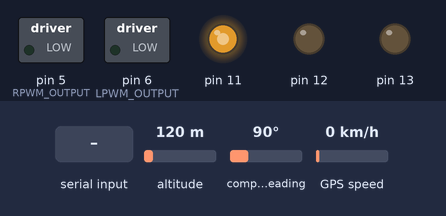
A sketch run on a simulated Arduino Mega 2560, built with avr-gcc and run on an emulated ATmega2560. On the bench: switched loads named in the sketch (green lamp = pin HIGH), output pins drawn as LEDs (lit = HIGH). The inputs (shaded band) are chosen by the test bench; at power-on: compass heading 90°, altitude 120 m, GPS speed 0 km/h. The GPS gets a fix after 3 s at 37.7749, -122.4194 with 8 satellites; what the sketch prints to the serial monitor is not drawn.

Above: at 12.1 s.
12.2 s: "5\n" received over the second serial link
At 23.4 s:
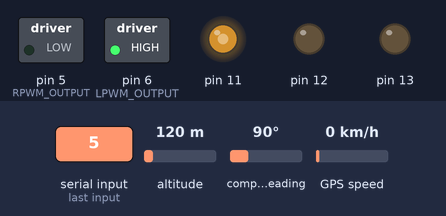
25.0 s: compass heading set to 7°
At 26.0 s:
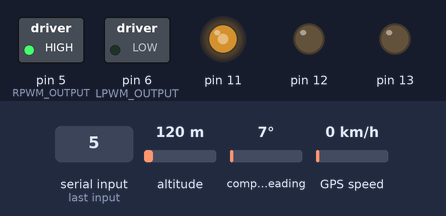
Timing chart, 0 to 28.0 s (numbered marks = the images above; inputs shaded):
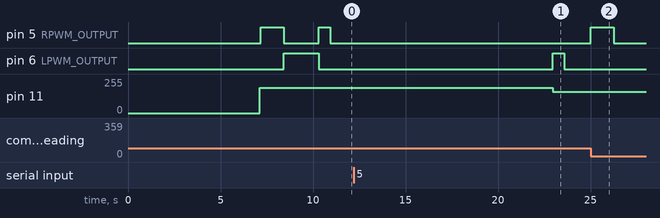

Measured:
- after the input at 12.2 s, pin 6 (LPWM_OUTPUT): LOW → HIGH after 10.8 s, → LOW 0.63 s later; pin 11: 190/255 → 158/255 after 10.8 s
- after the input at 25.0 s, pin 5 (RPWM_OUTPUT): LOW → HIGH at once, → LOW 1.3 s later

The sketch:

ibtikar_gps_selfdriving.ino
```cpp
// *************************************************START************************************************
// IBTIKAR GPS SELF DRIVING SYSTEM
// THIS SYSTEM IS BASICALLY WORKING ON SENSING FROM GPS AND
// GOING FOR A ROUTE (COMPSED OF ARRAY OF WAYPOINTS).
// PLUS, ADJUSTING READS BASED ON ARTIFICIAL INTELLIGENCE LOCALIZATION SYSTEM.
//==============================================================================
//============       CONNECTIONS ON ARDUINO MEGA 2560      =====================
//==============================================================================
//============ MODEULE  |   WIRE_COLOR    |    PIN NUMBER  =====================
//============ ------------------------------------------- =====================
//============  POWER   |     RED         |       3.3v     =====================
//============  POWER   |    BLACK        |       GND      =====================
//============  GPS     |    YELLOW       |       PIN8     =====================
//============  GPS     |    GREEN        |       PIN9     =====================
//============ COMPASS  |    WHITE        |      SCL21     =====================
//============ COMPASS  |    BLUE         |      SDA20     =====================
//============  SERVO   |    BLUE(1)      |       PIN5     =====================
//============  SERVO   |    move(2)      |       PIN6     =====================
//==============================================================================
// **************************************Libraries***********************************
#include <Wire.h> //I2C Arduino Library
#include <Adafruit_Sensor.h>
#include <Adafruit_HMC5883_U.h>
#include <SoftwareSerial.h>
#include <TinyGPS.h>
#include <math.h>
#include "waypoint.h"
// **************************************Global Constants***********************************
#define RX 9
#define TX 8
#define RxD 51
#define TxD 52
#define HEADING_TOLERANCE 6 // tolerance +/- (in degrees) within which we don't attempt to turn to intercept targetHeading
#define DEBUG YES // enable/disable debugging using serial port (displays diagnostic information)
// Once you have your heading, you must then add your 'Declination Angle', which is the 'Error' of the magnetic field in your location.
// Find yours here: http://www.magnetic-declination.com/
// Cedar Park, TX: Magnetic declination: 4° 11' EAST (POSITIVE);  1 degreee = 0.0174532925 radians
/*
Jeddah Makkah al Mukarramah
Latitude: 21° 31' 1" N
Longitude: 39° 13' 9" E
Magnetic declination: +3° 26'
Declination is POSITIVE (EAST)
Inclination: 30° 56'
Magnetic field strength: 40583.0 nT
*/
#define DEC_ANGLE 0.0524
#define D 5   // tolerance in meters to waypoint; once within this tolerance, will advance to the next waypoint
#define NUMBER_WAYPOINTS 5  // enter the numebr of way points here (will run from 0 to (n-1))
#define TURN_LEFT 1
#define TURN_RIGHT -1
#define TURN_STRAIGHT 0
#define WAYPOINT_DIST_TOLERANE 3

#define stop 0x0000
#define one 0x01FA
#define two 0x0279
#define three 0x02FA
#define four 0x037C
#define five 0x03FF

#define FAST_SPEED five
#define NORMAL_SPEED three
#define TURN_SPEED two
#define SLOW_SPEED one

#define RPWM_OUTPUT 5
#define LPWM_OUTPUT 6
// ***********************************Global STRUCTS & ENUMS********************************
enum directions {left = TURN_LEFT, right = TURN_RIGHT, straight = TURN_STRAIGHT};
// **************************************Global Variables***********************************
SoftwareSerial gpsSerial(RX, TX); // RX(9), TX(8)
SoftwareSerial blueToothSerial(RxD,TxD);
TinyGPS gps;
Adafruit_HMC5883_Unified compass = Adafruit_HMC5883_Unified(12345);
sensors_event_t compass_event;
int targetHeading; // where we want to go to reach current waypoint
int currentHeading; // where we are actually facing now
int headingError; // signed (+/-) difference between targetHeading and currentHeading
float currentLat,
      currentLong,
      oldLat,
      oldLong,
      targetLat,
      targetLong;
unsigned long age;
bool newGpsData = false;
int distanceToTarget,            // current distance to target (current waypoint)
    originalDistanceToTarget;    // distance to original waypoing when we started navigating to it
int waypointNumber = -1;            // current waypoint number; will run from 0 to (NUMBER_WAYPOINTS -1); start at -1 and gets initialized during setup()
waypoint waypointList[NUMBER_WAYPOINTS] = { waypoint(30.508302, -97.832624),
                                            waypoint(30.508085, -97.832494),
                                            waypoint(30.507715, -97.832357),
                                            waypoint(30.508422, -97.832760),
                                            waypoint(30.508518, -97.832665) };
directions turnDirection = straight;
int speed = NORMAL_SPEED;
int direction_m = 0;
int last_m = 0;
bool blu_read_done = false;
// **************************************Global Functions***********************************
void setupSerial(void);
void setupCompass(void);
void loopForever(void);
int readCompass(void);
float deg2rad(float deg);
void setupGPS(void);
float getDistanceFromLatLonInmeters(float lat1, float lon1, float lat2, float lon2);
bool hasGpsUpdate();
void processGPS(void);
int distanceToWaypoint();
int courseToWaypoint();
void calcDesiredTurn(void);
void moveBoat(void);
void setupPin11PWM(void);
void initMotorConfigs(void);
void setMotorDirection(directions d);
void setupBluetooth(void);
// **************************************Arduino Functions**********************************
void setup() {
  setupSerial();
  setupPin11PWM();
  setupCompass();
  setupGPS();
  delay(1000);
  Serial.println("Waiting gps");
  while(!hasGpsUpdate());
  setupBluetooth();
  // set motor to normal speed and straight direction
  initMotorConfigs();
}

void loop() {
  if(blu_read_done) {
    // 1- read gps points
    if(hasGpsUpdate()){
      oldLat = currentLat;
      oldLong = currentLong;
      gps.f_get_position(&currentLat, &currentLong, &age);
      if(getDistanceFromLatLonInmeters(oldLat, oldLong, currentLat, currentLong) > WAYPOINT_DIST_TOLERANE){
         // process gps
         processGPS();
      }
    }
    // navigate
    currentHeading = readCompass();    // get our current heading
    calcDesiredTurn();                // calculate how we would optimatally turn, without regard to obstacles
    // move
    moveBoat(); // move ya man.
  } else {
    if(blueToothSerial.available()){
      delay(1000);
      int numOfReads = NUMBER_WAYPOINTS;
      float pLong, pLat;
      while(numOfReads--){
        pLong = blueToothSerial.parseFloat();
        blueToothSerial.read();
        pLat = blueToothSerial.parseFloat();
        blueToothSerial.read();
        waypointList[NUMBER_WAYPOINTS-numOfReads-1] = waypoint(pLong, pLat);
      }
      blu_read_done = true;
      digitalWrite(13, LOW);
      // get initial waypoint; also sets the distanceToTarget and courseToTarget varilables
      nextWaypoint();
    } else {
      delay(1000);
    }
  }
}

// *****************************************Functions Implementation***********************************
void setupSerial(void)
{
  #ifdef DEBUG
    Serial.begin(115200);
  #endif
}

void setupCompass(void)
{
  if(!compass.begin())
    {
      #ifdef DEBUG
        Serial.println(F("COMPASS ERROR"));
      #endif
      // set some led to turn on if error.
      // digitalWrite(compassLED, HIGH);
      loopForever();         // loop forever, can't operate without compass
    }
}

int readCompass(void)
{
  compass.getEvent(&compass_event);
  float heading = atan2(compass_event.magnetic.y, compass_event.magnetic.x);

  heading += DEC_ANGLE;

  // Correct for when signs are reversed.
  if(heading < 0)
    heading += 2*PI;

  // Check for wrap due to addition of declination.
  if(heading > 2*PI)
    heading -= 2*PI;

  // Convert radians to degrees for readability.
  float headingDegrees = heading * 180/M_PI;

  return ((int)headingDegrees);
}  // readCompass()

void setupGPS(void)
{
   gpsSerial.begin(9600);
}

bool hasGpsUpdate()
{
  newGpsData = false;
  while (gpsSerial.available()) {
   char c = gpsSerial.read();
   // Serial.print(c); // uncomment to see raw GPS data
   if (gps.encode(c)) {
     newGpsData = true;
     break; // uncomment to print new data immediately!
   }
  }
  return newGpsData;
}

float getDistanceFromLatLonInmeters(float lat1, float lon1, float lat2, float lon2) {
  int R = 6371; // Radius of the earth in km
  float dLat = deg2rad(lat2-lat1);  // deg2rad below
  float dLon = deg2rad(lon2-lon1);
  float a =
    sin(dLat/2) * sin(dLat/2) +
    cos(deg2rad(lat1)) * cos(deg2rad(lat2)) *
    sin(dLon/2) * sin(dLon/2)
    ;
  float c = 2 * atan2(sqrt(a), sqrt(1-a));
  float d = R * c; // Distance in km
  return d*1000.0; // return in meters
}

float deg2rad(float deg) {
  return deg * (M_PI/180);
}

void processGPS(void)
{
  // update the course and distance to waypoint based on our new position
  distanceToWaypoint();
  courseToWaypoint();
}
// returns distance in meters between two positions, both specified
// as signed decimal-degrees latitude and longitude. Uses great-circle
// distance computation for hypothetical sphere of radius 6372795 meters.
// Because Earth is no exact sphere, rounding errors may be up to 0.5%.
// copied from TinyGPS library
int distanceToWaypoint()
{
  float delta = radians(currentLong - targetLong);
  float sdlong = sin(delta);
  float cdlong = cos(delta);
  float lat1 = radians(currentLat);
  float lat2 = radians(targetLat);
  float slat1 = sin(lat1);
  float clat1 = cos(lat1);
  float slat2 = sin(lat2);
  float clat2 = cos(lat2);
  delta = (clat1 * slat2) - (slat1 * clat2 * cdlong);
  delta = sq(delta);
  delta += sq(clat2 * sdlong);
  delta = sqrt(delta);
  float denom = (slat1 * slat2) + (clat1 * clat2 * cdlong);
  delta = atan2(delta, denom);
  distanceToTarget =  delta * 6372795;

  // check to see if we have reached the current waypoint
  if (distanceToTarget <= WAYPOINT_DIST_TOLERANE)
    nextWaypoint();

  return distanceToTarget;
}  // distanceToWaypoint()

// returns course in degrees (North=0, West=270) from position 1 to position 2,
// both specified as signed decimal-degrees latitude and longitude.
// Because Earth is no exact sphere, calculated course may be off by a tiny fraction.
// copied from TinyGPS library
int courseToWaypoint()
{
  float dlon = radians(targetLong-currentLong);
  float cLat = radians(currentLat);
  float tLat = radians(targetLat);
  float a1 = sin(dlon) * cos(tLat);
  float a2 = sin(cLat) * cos(tLat) * cos(dlon);
  a2 = cos(cLat) * sin(tLat) - a2;
  a2 = atan2(a1, a2);
  if (a2 < 0.0)
  {
    a2 += TWO_PI;
  }
  targetHeading = degrees(a2);
  return targetHeading;
}   // courseToWaypoint()

void nextWaypoint(void)
{
  waypointNumber++;
  targetLat = waypointList[waypointNumber].getLat();
  targetLong = waypointList[waypointNumber].getLong();

  if ((targetLat == 0 && targetLong == 0) || waypointNumber >= NUMBER_WAYPOINTS)    // last waypoint reached?
    {
      //stop the motor
      OCR1A = stop;
      loopForever();
    }

   processGPS();
   distanceToTarget = originalDistanceToTarget = distanceToWaypoint();
   courseToWaypoint();

}  // nextWaypoint()

void calcDesiredTurn(void)
{
    // calculate where we need to turn to head to destination
    headingError = targetHeading - currentHeading;

    // adjust for compass wrap
    if (headingError < -180)
      headingError += 360;
    if (headingError > 180)
      headingError -= 360;

    // calculate which way to turn to intercept the targetHeading
    if (abs(headingError) <= HEADING_TOLERANCE)      // if within tolerance, don't turn
      turnDirection = straight;
    else if (headingError < 0)
      turnDirection = left;
    else if (headingError > 0)
      turnDirection = right;
    else
      turnDirection = straight;

}

void moveBoat(void)
{
  // SET SPEED BASED ON DIRECTION
  if (turnDirection == straight) {
    speed = FAST_SPEED;
    OCR1A = FAST_SPEED;
  } else {
    speed = TURN_SPEED;
    OCR1A = TURN_SPEED;
  }
  setMotorDirection(turnDirection);
 return;
}

void setupPin11PWM(void)
{
  DDRB |= (1 << DDB5) | (1 << DDB6); // thisi is 11, 12 arduino mega
  TCCR1A =
      (1 << COM1A1) | (1 << COM1B1) |
      // Fast PWM mode.
      (1 << WGM11);
  TCCR1B =
      // Fast PWM mode.
      (1 << WGM12) | (1 << WGM13) |
      // No clock prescaling (fastest possible
      // freq).
      (1 << CS10);
  OCR1A = 0x0000;
  // Set the counter value that corresponds to
  // full duty cycle. For 15-bit PWM use
  // 0x7fff, etc. A lower value for ICR1 will
  // allow a faster PWM frequency.
  ICR1 = 0x03ff; // 1023 - 10 bit value
  OCR1A = 0x0000;
  delay(1000);
}

void initMotorConfigs(void)
{
  // set speed to normal speed
  OCR1A = NORMAL_SPEED;
  // Localize motor to straight direction
  pinMode(RPWM_OUTPUT, OUTPUT);
  pinMode(LPWM_OUTPUT, OUTPUT);
  delay(60);
  analogWrite(LPWM_OUTPUT, 0);
  analogWrite(RPWM_OUTPUT, 255);
  delay(1250);
  analogWrite(LPWM_OUTPUT, 255);
  analogWrite(RPWM_OUTPUT, 0);
  delay(1250);
  analogWrite(LPWM_OUTPUT, 255);
  analogWrite(RPWM_OUTPUT, 0);
  delay(625);
  analogWrite(LPWM_OUTPUT, 0);
  analogWrite(RPWM_OUTPUT, 255);
  delay(625);
  analogWrite(LPWM_OUTPUT, 0);
  analogWrite(RPWM_OUTPUT, 0);
}

void setMotorDirection(directions d)
{
  direction_m = d;
  if(direction_m == straight)
    {
      if(last_m == left){
        analogWrite(LPWM_OUTPUT, 0);
        analogWrite(RPWM_OUTPUT, 255);
        delay(625);
        analogWrite(LPWM_OUTPUT, 0);
        analogWrite(RPWM_OUTPUT, 0);
      } else if(last_m == right) {
        analogWrite(LPWM_OUTPUT, 255);
        analogWrite(RPWM_OUTPUT, 0);
        delay(625);
        analogWrite(LPWM_OUTPUT, 0);
        analogWrite(RPWM_OUTPUT, 0);
      }
      last_m = direction_m;
    }
    else if(direction_m == right){
      if(last_m == left){
        analogWrite(LPWM_OUTPUT, 0);
        analogWrite(RPWM_OUTPUT, 255);
        delay(1250);
        analogWrite(LPWM_OUTPUT, 0);
        analogWrite(RPWM_OUTPUT, 0);
      } else if(last_m == straight) {
        analogWrite(LPWM_OUTPUT, 0);
        analogWrite(RPWM_OUTPUT, 255);
        delay(625);
        analogWrite(LPWM_OUTPUT, 0);
        analogWrite(RPWM_OUTPUT, 0);
      }
      last_m = direction_m;
    }
    else if(direction_m == left){
      if(last_m == right){
        analogWrite(LPWM_OUTPUT, 255);
        analogWrite(RPWM_OUTPUT, 0);
        delay(1250);
        analogWrite(LPWM_OUTPUT, 0);
        analogWrite(RPWM_OUTPUT, 0);
      } else if(last_m == straight) {
        analogWrite(LPWM_OUTPUT, 255);
        analogWrite(RPWM_OUTPUT, 0);
        delay(625);
        analogWrite(LPWM_OUTPUT, 0);
        analogWrite(RPWM_OUTPUT, 0);
      }
      last_m = direction_m;
    }
}

void setupBluetooth(void)
{
   pinMode(RxD, INPUT);
   pinMode(TxD, OUTPUT);
   pinMode(13,OUTPUT);
   digitalWrite(13, LOW);
   blueToothSerial.begin(9600); //Set BluetoothBee BaudRate to default baud rate 38400
   blueToothSerial.print("\r\n+STWMOD=0\r\n"); //set the bluetooth work in slave mode
   blueToothSerial.print("\r\n+STNA=SeeedBTSlave\r\n"); //set the bluetooth name as "SeeedBTSlave"
   blueToothSerial.print("\r\n+STPIN=0000\r\n");//Set SLAVE pincode"0000"
   blueToothSerial.print("\r\n+STOAUT=1\r\n"); // Permit Paired device to connect me
   blueToothSerial.print("\r\n+STAUTO=0\r\n"); // Autoconnection should be forbidden here
   delay(2000); // This delay is required.
   blueToothSerial.print("\r\n+INQ=1\r\n"); //make the slave bluetooth inquirable
//   Serial.println("The slave bluetooth is inquirable!");
   delay(2000); // This delay is required.
   blueToothSerial.flush();
   #ifdef DEBUG
    Serial.println("Done");
  #endif
}

void loopForever(void)
{
  while(1);
}
// *************************************************END************************************************
```

waypoint.h
```cpp
class  waypoint
{

public:
    waypoint(float pLong = 0, float pLat = 0)
    {
        fLong = pLong;
        fLat = pLat;
    }

    float getLat(void) {return fLat;}
    float getLong(void) {return fLong;}

private:
    float fLong, fLat;


};  // waypoint


// usage as array:
//waypoint myWaypoints[4] = {waypoint(1,2), waypoint(2,3), waypoint(4,5), waypoint() };
```
